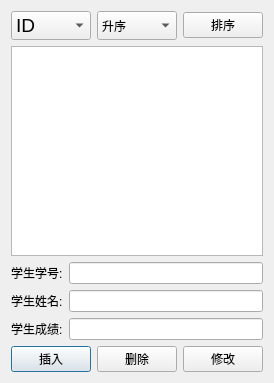
<?xml version="1.0" encoding="UTF-8"?>
<ui version="4.0">
 <class>SqliteQtDialog</class>
 <widget class="QDialog" name="SqliteQtDialog">
  <property name="geometry">
   <rect>
    <x>0</x>
    <y>0</y>
    <width>274</width>
    <height>383</height>
   </rect>
  </property>
  <property name="windowTitle">
   <string>SqliteQtDialog</string>
  </property>
  <layout class="QVBoxLayout" name="verticalLayout">
   <item>
    <layout class="QHBoxLayout" name="horizontalLayout">
     <item>
      <widget class="QComboBox" name="ValuecomboBox">
       <property name="minimumSize">
        <size>
         <width>0</width>
         <height>29</height>
        </size>
       </property>
       <property name="maximumSize">
        <size>
         <width>16777215</width>
         <height>31</height>
        </size>
       </property>
       <property name="font">
        <font>
         <pointsize>14</pointsize>
        </font>
       </property>
       <item>
        <property name="text">
         <string>ID</string>
        </property>
       </item>
       <item>
        <property name="text">
         <string>Name</string>
        </property>
       </item>
       <item>
        <property name="text">
         <string>Score</string>
        </property>
       </item>
      </widget>
     </item>
     <item>
      <widget class="QComboBox" name="CondcomboBox">
       <property name="enabled">
        <bool>true</bool>
       </property>
       <property name="sizePolicy">
        <sizepolicy hsizetype="Preferred" vsizetype="Preferred">
         <horstretch>0</horstretch>
         <verstretch>0</verstretch>
        </sizepolicy>
       </property>
       <property name="minimumSize">
        <size>
         <width>0</width>
         <height>25</height>
        </size>
       </property>
       <item>
        <property name="text">
         <string>升序</string>
        </property>
       </item>
       <item>
        <property name="text">
         <string>降序</string>
        </property>
       </item>
      </widget>
     </item>
     <item>
      <widget class="QPushButton" name="SortButton">
       <property name="minimumSize">
        <size>
         <width>0</width>
         <height>25</height>
        </size>
       </property>
       <property name="text">
        <string>排序</string>
       </property>
      </widget>
     </item>
    </layout>
   </item>
   <item>
    <widget class="QTableView" name="tableView"/>
   </item>
   <item>
    <layout class="QGridLayout" name="gridLayout">
     <item row="0" column="0">
      <widget class="QLabel" name="label">
       <property name="text">
        <string>学生学号:</string>
       </property>
      </widget>
     </item>
     <item row="0" column="1">
      <widget class="QLineEdit" name="IdEdit"/>
     </item>
     <item row="1" column="0">
      <widget class="QLabel" name="label_2">
       <property name="text">
        <string>学生姓名:</string>
       </property>
      </widget>
     </item>
     <item row="1" column="1">
      <widget class="QLineEdit" name="NameEdit"/>
     </item>
     <item row="2" column="0">
      <widget class="QLabel" name="label_3">
       <property name="text">
        <string>学生成绩:</string>
       </property>
      </widget>
     </item>
     <item row="2" column="1">
      <widget class="QLineEdit" name="ScoreEdit"/>
     </item>
    </layout>
   </item>
   <item>
    <layout class="QHBoxLayout" name="horizontalLayout_4">
     <item>
      <widget class="QPushButton" name="InsertButton">
       <property name="text">
        <string>插入</string>
       </property>
       <property name="default">
        <bool>true</bool>
       </property>
      </widget>
     </item>
     <item>
      <widget class="QPushButton" name="DeleteButton">
       <property name="text">
        <string>删除</string>
       </property>
      </widget>
     </item>
     <item>
      <widget class="QPushButton" name="ModifyButton">
       <property name="text">
        <string>修改</string>
       </property>
      </widget>
     </item>
    </layout>
   </item>
  </layout>
 </widget>
 <layoutdefault spacing="6" margin="11"/>
 <tabstops>
  <tabstop>IdEdit</tabstop>
  <tabstop>NameEdit</tabstop>
  <tabstop>ScoreEdit</tabstop>
  <tabstop>CondcomboBox</tabstop>
  <tabstop>DeleteButton</tabstop>
  <tabstop>ModifyButton</tabstop>
  <tabstop>InsertButton</tabstop>
  <tabstop>tableView</tabstop>
  <tabstop>ValuecomboBox</tabstop>
  <tabstop>SortButton</tabstop>
 </tabstops>
 <resources/>
 <connections/>
</ui>
